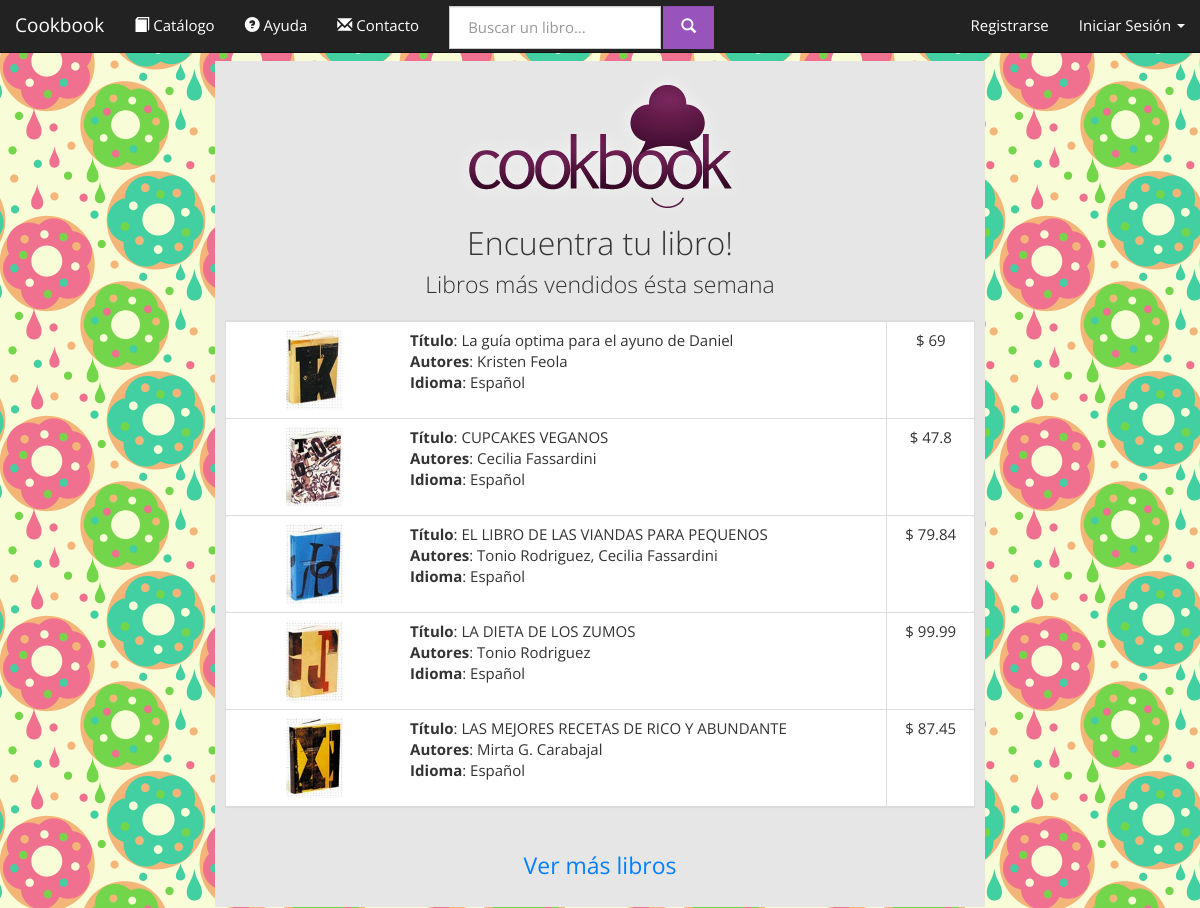
The app's page /cookbooks.com.ar/index.php with its own data.
### tables this page shows
CREATE TABLE IF NOT EXISTS `libros` (
  `ISBN` varchar(10) NOT NULL DEFAULT '',
  `titulo` varchar(50) NOT NULL DEFAULT '',
  `IDIOMA` varchar(40) NOT NULL DEFAULT '',
  `paginas` int(11) NOT NULL DEFAULT '0',
  `precio` float NOT NULL DEFAULT '0',
  `fecha` date NOT NULL DEFAULT '0000-00-00',
  `etiquetas` varchar(100) NOT NULL DEFAULT '',
  `texto` text,
  `tapa` text,
  `eliminado` tinyint(1) NOT NULL DEFAULT '0',
  PRIMARY KEY (`ISBN`)
);

### cookbooks.com.ar/database.php (called while the page is built, shortened)
<?php
class Conexion {
	private $hostname = 'localhost';
	private $port = '8080';
	private $username = 'root';
	private $password = 'F3Dericcio';
	private $dbname = 'cookbookg32';
	private $dbh;
	function conectar(){
		try {
			$this->dbh = new PDO("mysql:host=$this->hostname;dbname=$this->dbname;port=$this->port", $this->username, $this->password, array(PDO::MYSQL_ATTR_INIT_COMMAND => "SET NAMES utf8"));
			return true;
		} catch(PDOException $e) {
			return false;
		}
	}
	function query($statement){
		return $this->dbh->query($statement);
	}
}
class Users{
	static private $conexion;
	static private $initialized = FALSE;
	static function initialize(){
		if (self::$initialized) return;
		self::$conexion = new Conexion;
		self::$initialized = TRUE;
	}
	static function getUserLogin(){
		if (isset($_SESSION['username'])){
			$username = $_SESSION['username'];
			$info = self::$conexion->query("SELECT * FROM usuarios WHERE username='$username' ");
			if ($info->rowCount() == 1){
				$array = $info->fetch(PDO::FETCH_ASSOC);
				return new User($array);
			}else return NULL;
		}else{
			return NULL;
		}
	}
}
class Books{
	static private $conexion;
	static function initialize(){
		self::$conexion = new Conexion;
	}
	static function getBestSellers($cantidad){
		$result = self::$conexion->query("
			SELECT L.ISBN, L.titulo, GROUP_CONCAT(E.id_autor) as autores, L.paginas, L.precio, L.IDIOMA, L.fecha, L.etiquetas, L.texto, L.tapa, L.eliminado
			FROM libros L
			LEFT JOIN escribe E ON (L.ISBN=E.isbn)
			WHERE (L.eliminado=0)
			Group by L.ISBN
			LIMIT $cantidad
		");
		$resultado = Array();
		if ($result){
			$books = $result->fetchAll(PDO::FETCH_ASSOC);
			foreach ($books as $num => $bookInfo) {
				array_push($resultado, new Book($bookInfo));
			}
		}
		return (Array)$resultado;
	}
}
class Book{
	private	$ISBN,
			$titulo,
			$paginas,
			$precio,
			$idioma,
			$fecha,
			$etiquetas,
			$texto,
			$tapa,
			$eliminado,
			$autores;
	function __construct($param){
		$this->ISBN = $param['ISBN'];
		$this->titulo = $param['titulo']? $param['titulo']:'';
		$this->precio = $param['precio']? $param['precio']:'0';
		$this->idioma= $param['IDIOMA']? $param['IDIOMA']:'';
		$this->tapa = $param['tapa']? $param['tapa']:'';
		$this->autores = $param['autores']? $param['autores']:'';
	}
	function getISBN(){
		return $this->ISBN;
	}
	function getTitulo(){
		return $this->titulo;
	}
	function getAutores(){
		$autores_ids = explode(",", $this->autores);
		$result= Array();
		foreach ($autores_ids as $key => $value) {
			$autor = Authors::getAuthor($value);
			if ($autor)	array_push($result, $autor);
		}
		return $result;
	}
	function getPrecio(){
		return $this->precio;
	}
	function getIdioma(){
		return $this->idioma;
	}
	function getTapa(){
		return $this->tapa;
	}
}
class Authors{
	static private $initialized = FALSE;
	static private $conexion;
	private static function initialize(){
		if (self::$initialized) return;
		self::$conexion = new Conexion;
		self::$initialized = TRUE;
	}
	public static function getAuthor($ID){
		$result = self::$conexion->query("
			SELECT *
			FROM autor
			WHERE (ID=$ID)AND(eliminado=0)
			LIMIT 1
		");
		if ($result && $result->rowCount()>0) return new Author($result->fetch(PDO::FETCH_ASSOC));
		else return NULL;
	}
}
class Author{
	private	$ID,
			$nombre,
			$apellido,
			$fecha_nacimiento,
			$lugar_nacimiento,
			$eliminado;
	function __construct($params){
		$this->nombre = $params['nombre']? $params['nombre']: "";
		$this->apellido = $params['apellido']? $params['apellido']:"";
	}
	function getNombreApellido(){
		return $this->nombre.' '.$this->apellido;
	}
}
		?>

### cookbooks.com.ar/index.php (the view, shortened to what this page needs)
<!DOCTYPE html>
<html lang="es">
    <head>
        <link href="bootstrap-3.1.1-dist/css/bootstrap_Cosmo.css" rel="stylesheet" media="screen">
        <?php include_once('database.php'); ?>
    </head>
    <body>
        <?php include_once('navigation.php'); ?>
        <div class="container-fluid text-center">
            <div class="row">
                <div class="col-md-2">
                </div>
                <div class="col-md-8">
                    <div class="jumbotron" style="padding: 10px">
                        <img src="website/img/logo.png" class="center-block img-responsive" />
                        <h2 style="margin: 0; padding: 4px">Encuentra tu libro!</h2>
                        <p style="padding: 4px">
                            Libros más vendidos ésta semana<br />
                        </p>
                        <div class="panel panel-default">
                            <?php
                            	$books = Books::getBestSellers(5);
							?>
							<table class='table table-bordered'>
								<?php
								foreach ($books as $key => $book) {	?>
									<tr >
										<td class="text-left resaltado" onclick="location='product.php?id=<?php echo $book->getISBN() ?>'">
											<div class="col-md-3"><img src="books/img/tapas/<?php echo $book->getTapa() ?>" class="img-rounded img-responsive" style="margin: 0 auto; height: 80px;"></div>
											<div class="col-md-9">
												<strong>Título</strong>: <?php echo $book->getTitulo(); ?></br>
												<strong>Autores</strong>:
													<?php
														$autores= $book->getAutores();
														$strautores = "";
														foreach ($autores as $key => $value){
															$strautores.=$value->getNombreApellido().", ";
														}
														echo substr($strautores, 0, -2);
													?>
												<strong>Idioma</strong>: <?php echo $book->getIdioma(); ?>
											</div>
										</td>
										<td>$ <?php echo $book->getPrecio() ?><br>
										</td>
									</tr>
									<?php
								}
								?>
							</table>
                        </div>
                        <br />
                        <p><a href="books.php" class=" btn-link" role="button">Ver más libros</a></p>
                    </div>
                </div>
                <div class="col-md-2">
                </div>
            </div>
        </div>
    </body>
</html>

### cookbooks.com.ar/navigation.php (shortened to what this page needs)
<?php
	include_once('database.php');
?>
<div id ="navigationWrapper">
	<nav class="navbar navbar-default navbar-fixed-top" role="navigation">
	  <div class="container-fluid">
	    <div class="navbar-header">
	      <a class="navbar-brand" href="./">Cookbook</a>
	    </div>
	    <div class="collapse navbar-collapse" id="bs-navbar-collapse-1">
	    	<div class="">
				<ul class="nav navbar-nav">
					<li><a href="books.php" ><span class="glyphicon glyphicon-book"></span> Catálogo</a></li>
		        	<li><a href="help.php"><span class="glyphicon glyphicon-question-sign"></span> Ayuda</a></li>
		        	<li><a href="contact.php"><span class="glyphicon glyphicon-envelope"></span> Contacto</a></li>
				</ul>
			</div>
			<div class="">
				<form class="navbar-form navbar-left" action="search.php" method="get" role="search">
					<div class="form-group" style="padding-top: 2px; padding-bottom: 0px;">
						<input type="text" name="query" class=" form-control" placeholder="Buscar un libro..." >
						<button type="submit" class="btn btn-info form-control" style="margin-left: -2px;" ><span class="glyphicon glyphicon-search"></span> </button>
					</div>
				</form>
				<ul class="nav navbar-nav navbar-right">
					<?php
					if ($user = Users::getUserLogin()){
					?>
				            <?php
				            if (!$user->getIsAdministrator()){
				            ?>
					            <li class="dropdown">
					                <a id="cartButton" href="#" class="btn btn-default dropdown-toggle" data-toggle="dropdown" rel="tooltip" data-placement="bottom" title="Ver carrito" data-loading-text="Espere...">
					                    <span class="badge" id="cartSize"><?php echo Cart::sizeCart() ?></span> <span class="glyphicon glyphicon-shopping-cart"></span>
					                </a>
					                <?php if (Cart::sizeCart()>0){ ?>
					                <ul id="cartMenu" class="dropdown-menu dropdown-menu-right" role="menu">
					                	<?php Cart::printCartHTML(); ?>
					                </ul>
					                <?php } ?>
					            </li>
				            <?php
							}
							?>
				            <li class="dropdown">
				                <a href="#" class="dropdown-toggle" data-toggle="dropdown"><span class="glyphicon glyphicon-user"></span>&nbsp;<?php echo $user->getUsername(); ?>&nbsp;<b class="caret"></b></a>
				                <ul class="dropdown-menu">
				                	<?php if ($user->getIsAdministrator()){ ?>
				                		<li><a href="#"><span class="glyphicon glyphicon-user"></span>&nbsp;&nbsp;&nbsp;Administrar usuarios</a></li>
				                		<li class="divider"></li>
				                		<li><a href="admin_books.php"><span class="glyphicon glyphicon-book"></span>&nbsp;&nbsp;&nbsp;Administrar libros</a></li>
				                		<li class="divider"></li>
				                		<li><a href="admin_authors.php"><span class="glyphicon glyphicon-tag"></span>&nbsp;&nbsp;&nbsp;Administrar autores</a></li>
					                    <li class="divider"></li>
				                	<?php }else{ ?>
					                    <li><a href="history.php"><span class="glyphicon glyphicon-time"></span>&nbsp;&nbsp;&nbsp;Ver el estado de mis compras</a></li>
					                    <li class="divider"></li>
					                    <li><a href="profile.php"><span class="glyphicon glyphicon-wrench"></span>&nbsp;&nbsp;&nbsp;Editar perfil</a></li>
					                    <li class="divider"></li>
				                    <?php } ?>
				                    <li><a href="logout.php"><span class="glyphicon glyphicon-off"></span>&nbsp;&nbsp;&nbsp;Cerrar sesión</a></li>
				                </ul>
				            </li>
		            <?php
		            }else{ ?>
				        <li><a href="register.php">Registrarse</a></li>
				        <li class="dropdown">
				        	<a id="loginDropdown" href="#" class="dropdown-toggle" data-toggle="dropdown" > Iniciar Sesión <b class="caret"></b></a>
				    	</li>
			    	<?php } ?>
				</ul>
			</div>
	    </div>
	  </div>
	</nav>
	<p style="height: 50px"></p>
</div>

### cookbooks.com.ar/index.php (style rules this page uses)
body { background-image: url('website/img/779730.png'); }

### records on screen
libros: tapa (picture), titulo "La guía optima para el ayuno de Daniel", strautores "Kristen Feola", IDIOMA "Español", precio "69"
libros: tapa (picture), titulo "CUPCAKES VEGANOS", strautores "Cecilia Fassardini", IDIOMA "Español", precio "47.8"
libros: tapa (picture), titulo "EL LIBRO DE LAS VIANDAS PARA PEQUENOS", strautores "Tonio Rodriguez, Cecilia Fassardini", IDIOMA "Español", precio "79.84"
libros: tapa (picture), titulo "LA DIETA DE LOS ZUMOS", strautores "Tonio Rodriguez", IDIOMA "Español", precio "99.99"
libros: tapa (picture), titulo "LAS MEJORES RECETAS DE RICO Y ABUNDANTE", strautores "Mirta G. Carabajal", IDIOMA "Español", precio "87.45"
